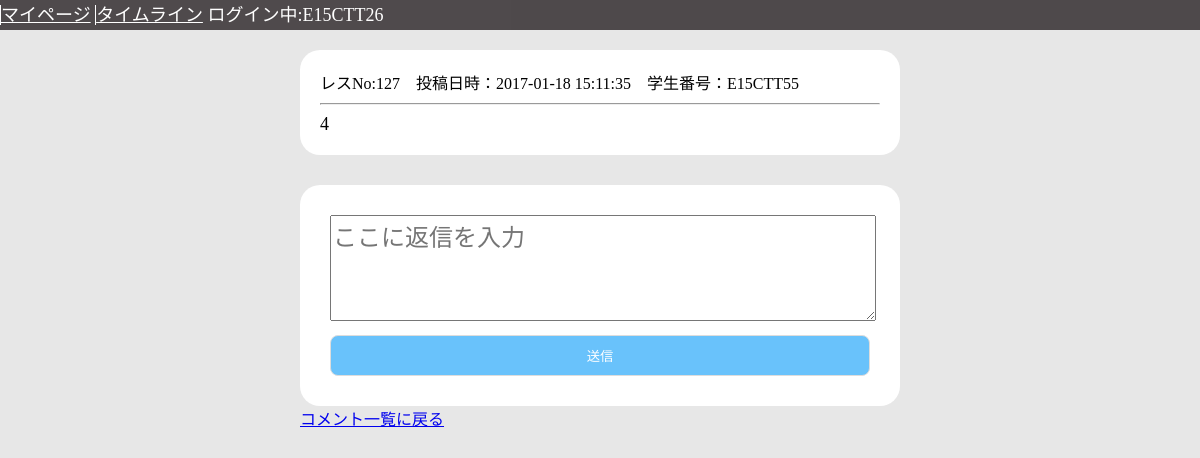
Page /replyBoard.php?content_id=127 (signed in) on the earlier database version.
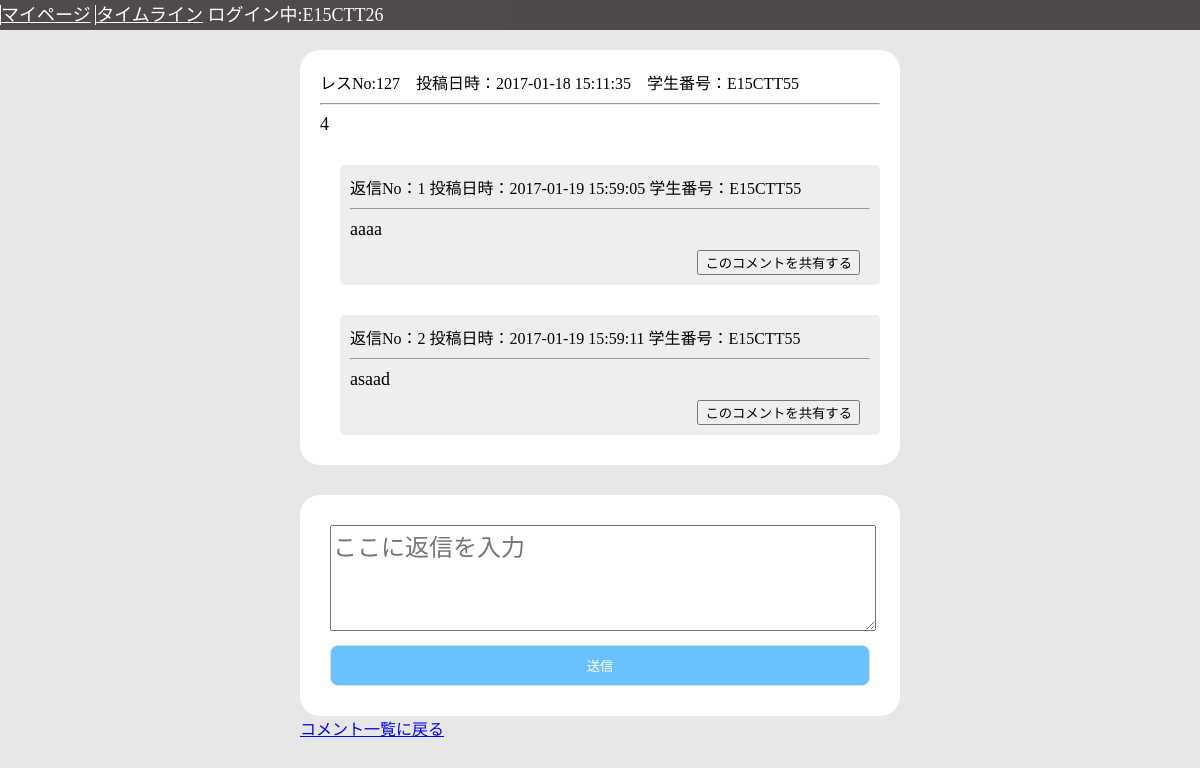
Same page on the later database version.
### tables this page shows
CREATE TABLE textcontent (content_id INTEGER PRIMARY KEY,contentData VARCHAR,date VARCHAR,personalData VARCHAR);

CREATE TABLE returntextdb (returnContent_id INTEGER PRIMARY KEY,textContent_id INTEGER,returnContent VARCHAR,date VARCHAR,personalData VARCHAR);

### tool.php (called while the page is built, shortened)
<?php
function DBconnect(){
  try{
    $dsn = __DIR__;
    $dsn = preg_replace('/\\\/u','/',$dsn);
    $dsn .= '/test.sqlite3';
    $connect = new PDO("sqlite:".$dsn);
    $connect->setAttribute(PDO::ATTR_DEFAULT_FETCH_MODE, PDO::FETCH_ASSOC);
    }catch(Exception $e){
      echo "通信エラーが発生しました<br>";
      return null;
    }
	return $connect;
}
function searchReturnComment($content_id){
	$conn = DBconnect();
  try{
	$data = $conn->query("SELECT returnContent_id,returnContent,date,personalData FROM returntextDB WHERE textContent_id = $content_id");
}catch(Exception $e){
return null;
}
	return $data;
}
function titleView($content_id){
	$conn = DBconnect();
  try{
	$data = $conn->query("SELECT content_id,contentData,date,personalData FROM textcontent WHERE Content_id = $content_id");
  }catch(Exception $e){
    return null;
  }
	return $data;
}
?>

### replyBoard.php (the view, shortened to what this page needs)
<?php
require "tool.php";
?>
<!DOCTYPE html>
<html>
<head>
  <link href="./CSS/replyBoardMobile.css" rel="stylesheet" type="text/css" media="screen and (min-width: 320px) and (max-width:480px)" >
  <link href="./CSS/replyBoard.css" rel="stylesheet" type="text/css" media="screen and (min-width: 481px)" >
</head>
<body>
<header>
  <nav class="navFlex">
    <a href="#">マイページ</a>
    <a href="board.php">タイムライン</a>
    <?php
    echo "<span>ログイン中:".$_SESSION["userID"]."</span>";
      ?>
  </nav>
</header>
<div id="wrapper">
  <div class="timeLineWrapper">
    <div class="content">
        <div class="accountInfo">
      <?php
          $data = titleView($_GET["content_id"]);
          if($data !== null){
          foreach ($data as $r) {
            echo 'レスNo:'.$r["content_id"].'　投稿日時：'.$r["date"].'　学生番号：'.$r["personalData"];
          ?>
        </div>
          <hr>
        <div class="textContent">
          <?php
          echo $r["contentData"];
        }
      }
      ?>
        </div>
  <?php
      $data = searchReturnComment($_GET["content_id"]);
      if($data !== null){
      $i = 1;
      foreach ($data as $r) {
        echo '<div class="reply">';
          echo '<div class="accountInfo">';
            echo  '返信No：'.$i.' 投稿日時：'.$r["date"].' 学生番号：'.$r["personalData"];
          echo '</div>';
          echo '<hr>';
          echo '<div class="textContent">';
            echo $r["returnContent"];
          echo '</div>';
          echo '<div class="share">';
            echo '<form action="ReTweetController.php" method="post">';
              echo '<input type="submit" value="このコメントを共有する" />';
            echo '</form>';
          echo '</div>';
        echo '</div>';
        $i++;
      }
    }
  ?>
    </div>
    <div class="typeText">
        <ul>
          <li>
            <textarea class="inputForm" name="rTypeBoard" placeholder="ここに返信を入力"></textarea>
          </li>
          <li>
            <input type="button" class="sendText" onclick='sendReply(<?php echo $_GET["content_id"]; ?>)' value="送信"/>
          </li>
        </ul>
  </div>
  <a href="board.php">コメント一覧に戻る</a>
</div>
</div>
</body>
</html>

### CSS/replyBoardMobile.css (style rules this page uses)
body { margin-left: auto; margin-right: auto; background-color: rgb(231, 231, 231); max-width: 100%; }
header { height: 30px; background-color: rgba(52, 46, 49, 0.85); color: white; font-size: 16px; position: fixed; width: 100%; top:0px; }
.navFlex { color: white; }
.navFlex a { color: white; border-left: solid 1px white; }
#wrapper { width: auto; }
.timeLineWrapper { width: auto; margin-top: 50px; margin-left: auto; margin-right: auto; }
.typeText { margin-top: 50px; margin-left: 10px; margin-right: 10px; background-color: white; border-radius: 20px; border: none; padding-top: 30px; padding-bottom: 30px; }
.typeText ul { padding: 0; width: 90%; margin: auto; }
.typeText ul li { list-style: none; width: 100%; }
.typeText ul li textarea { margin: auto; }
.sendText { background: rgb(105, 194, 251); border: 1px solid #DDD; border-radius: 8px; -moz-border-radius: 8px; -webkit-border-radius: 8px; color: white; width: 100px; padding: 10px 0; margin-right: 20px; margin-top: 10px; width: 100%; }
.inputForm { width: 100%; height: 60px; font-size: 18px; resize: vertical; }
.content { padding: 20px; margin-top: 15px; background-color: white; border-radius: 10px; border: none; font-size: 18px; margin-left: 15px; margin-right: 15px; }
.share form { padding-right: 10px; text-align: right; }
.textContent:before { content: "\A" ; }
.accountInfo { font-size: 16px; }
.reply { padding: 10px 0px 10px 10px; margin-left: 20px; margin-top: 30px; margin-bottom: 10px; background-color: rgb(238, 238, 238); word-wrap:break-all; }
.textContent { margin-bottom: 20px; word-wrap:break-word; word-break: break-word; }

### CSS/replyBoard.css (style rules this page uses)
body { margin-left: auto; margin-right: auto; background-color: rgb(231, 231, 231); }
header { height: 30px; background-color: rgba(52, 46, 49, 0.85); color: white; font-size: 18px; position: fixed; width: 100%; top:0px; }
.navFlex { color: white; }
.navFlex a { color: white; border-left: solid 1px white; }
#wrapper { width: 100%; }
.timeLineWrapper { width: 50%; margin-top: 10px; margin-left: auto; margin-right: auto; }
.timeLineWrapper:before { content: ""; display: inline-block; border: 30px solid transparent; border-right-color: #000; position: absolute; left: -60px; top: 7%; margin-top: -9px; }
.typeText { margin-top: 30px; background-color: white; border-radius: 20px; border: none; padding-top: 30px; padding-bottom: 30px; }
.typeText ul { padding: 0; width: 90%; margin: auto; }
.typeText ul li { list-style: none; width: 100%; }
.typeText ul li textarea { margin: auto; }
.inputForm { width:100%; height: 100px; font-size: 24px; resize: vertical; }
.content { padding: 20px; margin-top: 50px; background-color: white; border-radius: 20px; font-size: 18px; }
.accountInfo { font-size: 16px; }
.sendText { background: rgb(105, 194, 251); border: 1px solid #DDD; border-radius: 8px; -moz-border-radius: 8px; -webkit-border-radius: 8px; color: white; padding: 10px 0; margin-right: 20px; margin-top: 10px; width: 100%; }
.reply { padding: 10px; margin-left: 20px; margin-top: 30px; margin-bottom: 10px; background-color: rgb(238, 238, 238); border-radius: 5px; }
.textContent:before { content: "\A" ; }
.share::before { content: "\A"; }
.textContent { word-wrap:break-word; word-break: break-word; }
.share form { padding-top: 10px; padding-right: 10px; text-align: right; }

Differences in the rows shown:
added returntextdb: date "2017-01-19 15:59:05", personalData "E15CTT55", returnContent "aaaa"
added returntextdb: date "2017-01-19 15:59:11", personalData "E15CTT55", returnContent "asaad"
